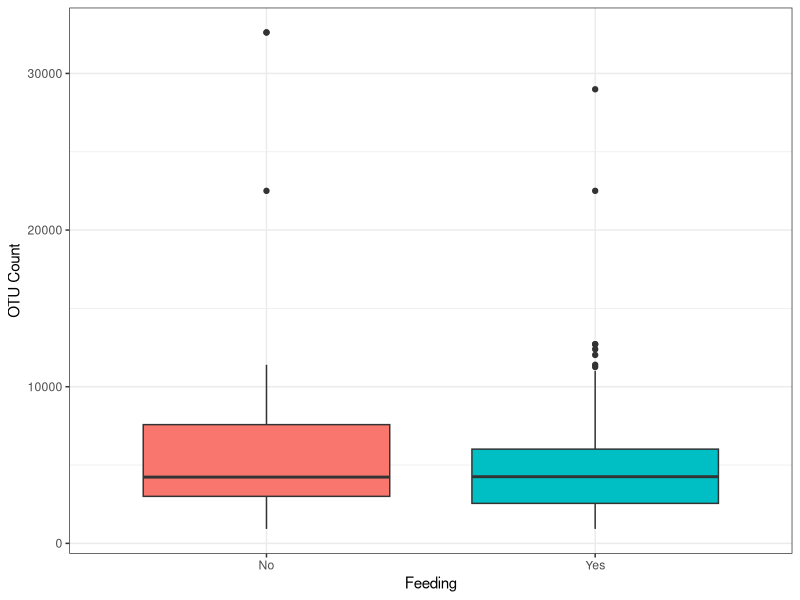
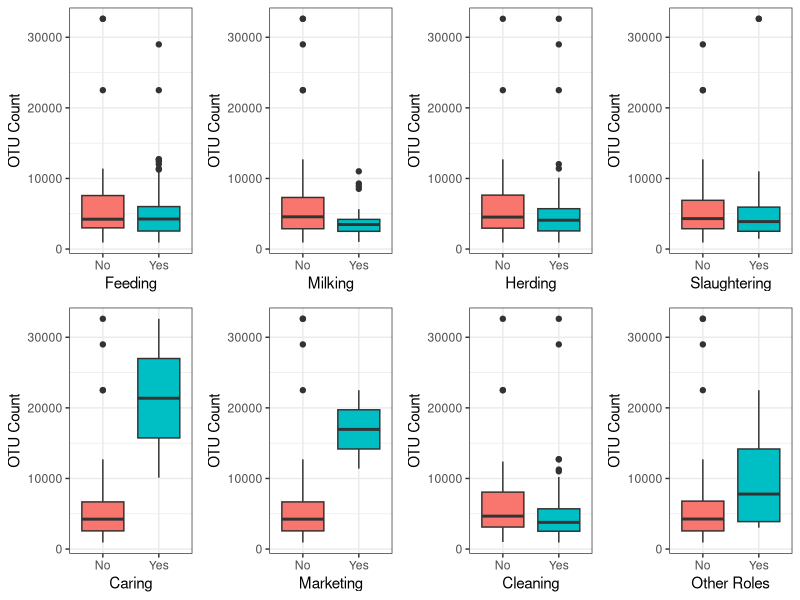
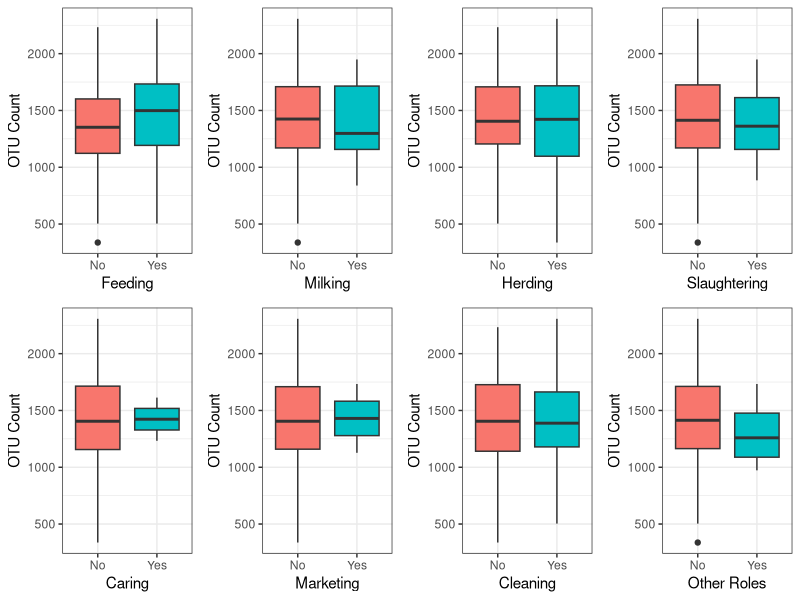

These charts were generated, in order, by the following R code:
# Maizy Brasher
# EBIO 4420
# Independent Project

# Set working directory

setwd("C:/Users/maizy/CompBio/CompBioLabsHw/FinalProject")   # Edit this line appropriately for your computer



### Initial data import and investigation ###


# Microbiome Data
biomeData <- read.csv("cleanedBiomes.csv", stringsAsFactors = F)
str(biomeData)  # All OTU columns are integers, which is good!

# Interview Data
intData <- read.csv("Mosites_Microbiome_Sharing_Interviews.csv", stringsAsFactors = F)
str(intData)    # All interactions columns are also integers, which is good!



### Subset Relevant Data ###

require("dplyr")

# Pull out necessary columns

biomeColumns <- select(biomeData, c("hhidde", "Sample_Type", "unfiltered_de_novo_otu_count", "filtered_de_novo_otu_count"))

intColumns <- select(intData, c("hhidde", "feeding1":"otherrole1"))   ## The select() function makes this so easy, I love it!

# Remove non-human biome data

humanBiomes <- filter(biomeColumns, Sample_Type == "Human")



### Combine all Columns into 1 data frame ###

# Sorted by ID number for visual comparison purposes

sortedhumanBiomes <- arrange(humanBiomes, hhidde)
sortedint <- arrange(intColumns, hhidde)

# Join two data frames

combinedData <- full_join( x = sortedint, y = sortedhumanBiomes, by = "hhidde")

# Remove rows with all missing biome data or all missing interview data

require(tidyr)

# I am pretty sure that if the unfiltered OTU count column is Na, then the filtered one is too. To check that:

which(is.na(combinedData$unfiltered_de_novo_otu_count)) == which(is.na(combinedData$filtered_de_novo_otu_count))
# These match, so I only need to specify dropping rows that are missing unfiltered OTU counts

# some rows have NA for all interview questions, but there are no stand-alone Nas. If one column is missing, they are all missing

finalData <- drop_na(combinedData, unfiltered_de_novo_otu_count, feeding1)       



### Visualize Data ###

require(ggplot2)

# Create box plot for 1 of the variables to test
# I am not sure why, but the x data has to be a factor in order for the discrete axis and labels to work 

feedingplot <- ggplot(finalData, aes( x = as.factor(feeding1), y = unfiltered_de_novo_otu_count, fill = as.factor(feeding1))) + 
  geom_boxplot() + 
  scale_x_discrete(name = "Feeding", labels = c("No", "Yes")) +
  ylab( "OTU Count") +
  theme_bw() +
  theme(legend.position = "none")

feedingplot   # this is what I want the plot for each variable to look like

# Change all interaction columns to factors

colNums <- c(2:9)  # interaction columns are #2 - #9

for (i in colNums) {
  
  finalData[,i] <- as.factor(finalData[,i])
  
}


str(finalData)  # check to make sure it worked, it did!

# Create a loop to create box plots for all variables

interactionNames <- colnames(finalData[2:9])
xlabs <- c("Feeding", "Milking", "Herding", "Slaughtering", "Caring", "Marketing", "Cleaning", "Other Roles")

for (i in 1:length(interactionNames)) {
 
   temp_plot <- ggplot(finalData, aes_string( x = interactionNames[i], y = finalData$unfiltered_de_novo_otu_count, group = interactionNames[i], 1, fill = interactionNames[i])) + 
    geom_boxplot() +
    scale_x_discrete(name = xlabs[i], breaks = c(0, 1), labels = c("No", "Yes")) +
    ylab( "OTU Count") +
    theme_bw() +
    theme(legend.position = "none")
   
  # print(temp_plot)  # prints out as a plot in the console 
  # ggsave(temp_plot, file=paste(xlabs[i], "plot.png", sep = ""))  # saves plot as a file in working directory
   
  assign(paste(interactionNames[i],"plot", sep = ""), temp_plot)  # assigns each plot a unique variable
  
}



# This could also be done with a function that could called for each column or put into a loop

# OTUplot <- function( df, column, xlabel) {
# 
#   ggplot(df, aes_string( x = column, y = df$unfiltered_de_novo_otu_count, group = column, 1, fill = column)) + 
#    geom_boxplot() +
#    scale_x_discrete(name = xlabel, breaks = c(0, 1), labels = c("No", "Yes")) +
#    ylab( "OTU Count") +
#    theme_bw() +
#    theme(legend.position = "none")
# }

# Call the function:

# OTUplot( finalData, "feeding1", "Feeding")



## Visualize all boxplots on one page ##

# install.packages("gridExtra")  # run this line if gridExtra is not already installed

require(gridExtra)

grid.arrange(feeding1plot, milking1plot, herding1plot, slaughtering1plot, caring1plot, marketing1plot, cleaning1plot, otherrole1plot, nrow = 2, ncol = 4)
# final product visualization yay!


### Statistical Analysis ###

colNums <- c(2:9)  # interaction columns are #2 - #9
interactionNames <- colnames(finalData[2:9])

for (i in colNums) {
  
  t <- t.test(finalData$unfiltered_de_novo_otu_count~finalData[,i])
  assign(paste(interactionNames[i - 1], "t_test", sep = ""), t[3] )   # This is so specific values can be accessed
                                                                      # individually later on 
  if(t[3] < .05) {
    print(paste("Difference is significant for", interactionNames[i - 1]))
    
  }
}






### Compare with filtered OTU counts###

# create plots

interactionNames <- colnames(finalData[2:9])
xlabs <- c("Feeding", "Milking", "Herding", "Slaughtering", "Caring", "Marketing", "Cleaning", "Other Roles")

for (i in 1:length(interactionNames)) {
  
  temp_plot <- ggplot(finalData, aes_string( x = interactionNames[i], y = finalData$filtered_de_novo_otu_count, group = interactionNames[i], 1, fill = interactionNames[i])) + 
    geom_boxplot() +
    scale_x_discrete(name = xlabs[i], breaks = c(0, 1), labels = c("No", "Yes")) +
    ylab( "OTU Count") +
    theme_bw() +
    theme(legend.position = "none")
  
  # print(temp_plot)  # prints out as a plot in the console 
  # ggsave(temp_plot, file=paste(xlabs[i], "plot.png", sep = ""))  # saves plot as a file in working directory
  
  assign(paste(interactionNames[i],"filteredplot", sep = ""), temp_plot)  # assigns each plot a unique variable
  
}

# Put all plots together

grid.arrange(feeding1filteredplot, milking1filteredplot, herding1filteredplot, slaughtering1filteredplot, caring1filteredplot, marketing1filteredplot, cleaning1filteredplot, otherrole1filteredplot, nrow = 2, ncol = 4)

# T-test 

for (i in colNums) {
  
  t <- t.test(finalData$filtered_de_novo_otu_count~finalData[,i])
  assign(paste(interactionNames[i - 1], "t_test", sep = ""), t[3] )   # This is so specific values can be accessed
  # individually later on 
  if(t[3] < .05) {
    print(paste("Difference is significant for", interactionNames[i - 1]))
    
  }
}


